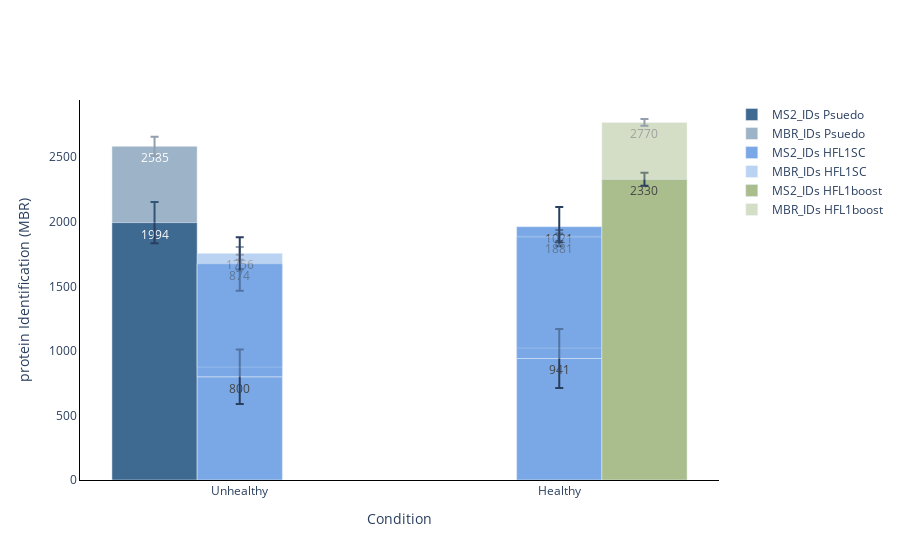

Notebook cell for this chart:
### Code cell
#ID plot(protein and peptides)
plot_options={
            "mean label": "True",
            "error bar": "ci95", #None, stdev, or ci95
            "X Title": "Conditions",
            "Y Title": "protein Identification (MBR)",
            "color": ["#3E6990", "#7aa8e6","#AABD8C", "#E9E3B4", "#C6878F", "#fac8d3","#F39B6D",  "pink",
                  "orange", "brown", "pink", "gray", "olive", "cyan", "black","red",
                  "yellow","green","blue","indigo","violet"],
            "width": 700,
            "height": 450,
            "font": dict(size=16, family="Arial black"),
            "ID mode": "grouped_stacked",#grouped, total, MS2, grouped_stacked, stacked
            "Group By X": "Condition", #ID_Mode does MS2 vs MBR
            "Group By Color": "Type",#ID_Mode does MS2 vs MBR
            "Group By Stack": "ID_Mode",#ID_Mode does MS2 vs MBR
        }
plot_options["plot_type"] = "1" # 1 is protein, 2 is peptide
figure ,_ ,_ =ID_plots(data_obj, plot_options, saved_settings)
figure.show()

### Figure 1 — Plotly figure (JSON) as saved in the notebook; plotly's stock layout.template omitted (floating-point values rounded to 4 significant figures)
{"data": [{"error_y": {"array": [159.6], "type": "data", "visible": true}, "marker": {"color": "#3E6990"}, "name": "MS2_IDs Psuedo", "offsetgroup": "0", "text": ["1994"], "type": "bar", "x": ["Unhealthy"], "y": [1994]}, {"base": [1994], "error_y": {"array": [74.74], "type": "data", "visible": true}, "marker": {"color": "#3E6990"}, "name": "MBR_IDs Psuedo", "offsetgroup": "0", "opacity": 0.5, "text": ["2585"], "type": "bar", "x": ["Unhealthy"], "y": [590.7]}, {"error_y": {"array": [229.1, 211.6, 151.4, 207.3], "type": "data", "visible": true}, "marker": {"color": "#7aa8e6"}, "name": "MS2_IDs HFL1SC", "offsetgroup": "1", "text": ["941", "800", "1021", "874"], "type": "bar", "x": ["Healthy", "Unhealthy", "Healthy", "Unhealthy"], "y": [941.2, 799.7, 1021.0, 874.3]}, {"base": [941.2, 799.7, 1021.0, 874.3], "error_y": {"array": [47.73, 56.98, 29.22, 49.63], "type": "data", "visible": true}, "marker": {"color": "#7aa8e6"}, "name": "MBR_IDs HFL1SC", "offsetgroup": "1", "opacity": 0.5, "text": ["1888", "1688", "1881", "1756"], "type": "bar", "x": ["Healthy", "Unhealthy", "Healthy", "Unhealthy"], "y": [946.9, 888.5, 859.4, 881.4]}, {"error_y": {"array": [49.77], "type": "data", "visible": true}, "marker": {"color": "#AABD8C"}, "name": "MS2_IDs HFL1boost", "offsetgroup": "2", "text": ["2330"], "type": "bar", "x": ["Healthy"], "y": [2330.0]}, {"base": [2330.0], "error_y": {"array": [26.33], "type": "data", "visible": true}, "marker": {"color": "#AABD8C"}, "name": "MBR_IDs HFL1boost", "offsetgroup": "2", "opacity": 0.5, "text": ["2770"], "type": "bar", "x": ["Healthy"], "y": [440.3]}], "layout": {"barmode": "group", "paper_bgcolor": "rgba(255, 255, 255, 255)", "plot_bgcolor": "rgba(255, 255, 255, 255)", "xaxis": {"categoryarray": ["Unhealthy", "Healthy"], "categoryorder": "array", "linecolor": "black", "linewidth": 1, "showline": true, "title": {"text": "Condition"}}, "yaxis": {"linecolor": "black", "linewidth": 1, "showline": true, "title": {"text": "protein Identification (MBR)"}}}}
